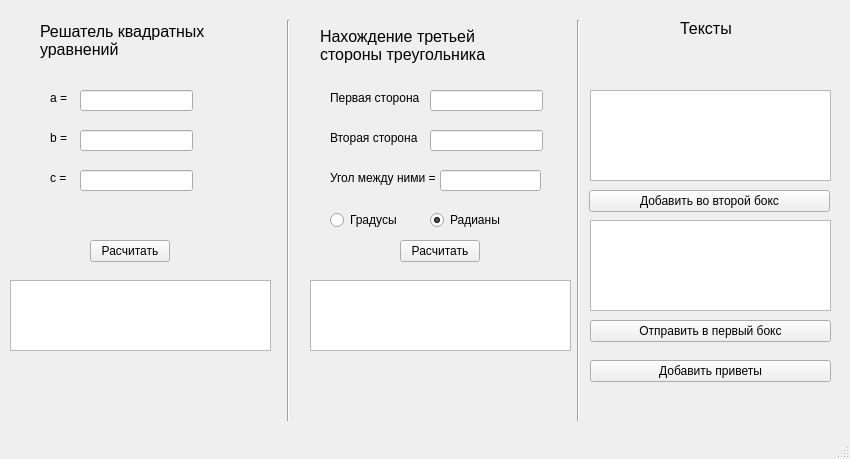
<?xml version="1.0" encoding="UTF-8"?>
<ui version="4.0">
 <class>MainWindow</class>
 <widget class="QMainWindow" name="MainWindow">
  <property name="geometry">
   <rect>
    <x>0</x>
    <y>0</y>
    <width>850</width>
    <height>459</height>
   </rect>
  </property>
  <property name="windowTitle">
   <string>ДЗ№1</string>
  </property>
  <widget class="QWidget" name="centralwidget">
   <widget class="QPushButton" name="pushButton">
    <property name="geometry">
     <rect>
      <x>90</x>
      <y>240</y>
      <width>80</width>
      <height>22</height>
     </rect>
    </property>
    <property name="text">
     <string>Расчитать</string>
    </property>
   </widget>
   <widget class="QLineEdit" name="lineEditA">
    <property name="geometry">
     <rect>
      <x>80</x>
      <y>90</y>
      <width>113</width>
      <height>21</height>
     </rect>
    </property>
   </widget>
   <widget class="QLineEdit" name="lineEditB">
    <property name="geometry">
     <rect>
      <x>80</x>
      <y>130</y>
      <width>113</width>
      <height>21</height>
     </rect>
    </property>
   </widget>
   <widget class="QLineEdit" name="lineEditC">
    <property name="geometry">
     <rect>
      <x>80</x>
      <y>170</y>
      <width>113</width>
      <height>21</height>
     </rect>
    </property>
   </widget>
   <widget class="QTextBrowser" name="textBrowserAnswer1">
    <property name="geometry">
     <rect>
      <x>10</x>
      <y>280</y>
      <width>261</width>
      <height>71</height>
     </rect>
    </property>
   </widget>
   <widget class="QLabel" name="label">
    <property name="geometry">
     <rect>
      <x>40</x>
      <y>20</y>
      <width>181</width>
      <height>41</height>
     </rect>
    </property>
    <property name="font">
     <font>
      <pointsize>12</pointsize>
     </font>
    </property>
    <property name="autoFillBackground">
     <bool>false</bool>
    </property>
    <property name="text">
     <string>Решатель квадратных 
уравнений</string>
    </property>
   </widget>
   <widget class="QLabel" name="label_2">
    <property name="geometry">
     <rect>
      <x>50</x>
      <y>90</y>
      <width>21</width>
      <height>16</height>
     </rect>
    </property>
    <property name="text">
     <string>a =</string>
    </property>
   </widget>
   <widget class="QLabel" name="label_3">
    <property name="geometry">
     <rect>
      <x>50</x>
      <y>130</y>
      <width>21</width>
      <height>16</height>
     </rect>
    </property>
    <property name="text">
     <string>b =</string>
    </property>
   </widget>
   <widget class="QLabel" name="label_4">
    <property name="geometry">
     <rect>
      <x>50</x>
      <y>170</y>
      <width>21</width>
      <height>16</height>
     </rect>
    </property>
    <property name="text">
     <string>c =</string>
    </property>
   </widget>
   <widget class="QLabel" name="label_5">
    <property name="geometry">
     <rect>
      <x>320</x>
      <y>20</y>
      <width>231</width>
      <height>51</height>
     </rect>
    </property>
    <property name="font">
     <font>
      <pointsize>12</pointsize>
     </font>
    </property>
    <property name="text">
     <string>Нахождение третьей 
стороны треугольника</string>
    </property>
   </widget>
   <widget class="QLabel" name="label_6">
    <property name="geometry">
     <rect>
      <x>330</x>
      <y>90</y>
      <width>91</width>
      <height>16</height>
     </rect>
    </property>
    <property name="text">
     <string>Первая сторона = </string>
    </property>
   </widget>
   <widget class="QLineEdit" name="lineEditSide1">
    <property name="geometry">
     <rect>
      <x>430</x>
      <y>90</y>
      <width>113</width>
      <height>21</height>
     </rect>
    </property>
   </widget>
   <widget class="QLineEdit" name="lineEditSide2">
    <property name="geometry">
     <rect>
      <x>430</x>
      <y>130</y>
      <width>113</width>
      <height>21</height>
     </rect>
    </property>
   </widget>
   <widget class="QLabel" name="label_7">
    <property name="geometry">
     <rect>
      <x>330</x>
      <y>130</y>
      <width>91</width>
      <height>16</height>
     </rect>
    </property>
    <property name="text">
     <string>Вторая сторона = </string>
    </property>
   </widget>
   <widget class="QTextBrowser" name="textBrowserAnswer2">
    <property name="geometry">
     <rect>
      <x>310</x>
      <y>280</y>
      <width>261</width>
      <height>71</height>
     </rect>
    </property>
   </widget>
   <widget class="QLabel" name="label_8">
    <property name="geometry">
     <rect>
      <x>330</x>
      <y>170</y>
      <width>111</width>
      <height>16</height>
     </rect>
    </property>
    <property name="text">
     <string>Угол между ними = </string>
    </property>
   </widget>
   <widget class="QLineEdit" name="lineEditAngle">
    <property name="geometry">
     <rect>
      <x>440</x>
      <y>170</y>
      <width>101</width>
      <height>21</height>
     </rect>
    </property>
   </widget>
   <widget class="QRadioButton" name="radioButtonDeg">
    <property name="geometry">
     <rect>
      <x>330</x>
      <y>210</y>
      <width>85</width>
      <height>20</height>
     </rect>
    </property>
    <property name="text">
     <string>Градусы</string>
    </property>
   </widget>
   <widget class="QRadioButton" name="radioButtonRad">
    <property name="geometry">
     <rect>
      <x>430</x>
      <y>210</y>
      <width>85</width>
      <height>20</height>
     </rect>
    </property>
    <property name="text">
     <string>Радианы</string>
    </property>
    <property name="checked">
     <bool>true</bool>
    </property>
   </widget>
   <widget class="QPushButton" name="pushButton_2">
    <property name="geometry">
     <rect>
      <x>400</x>
      <y>240</y>
      <width>80</width>
      <height>22</height>
     </rect>
    </property>
    <property name="text">
     <string>Расчитать</string>
    </property>
   </widget>
   <widget class="QPlainTextEdit" name="plainTextEdit1">
    <property name="geometry">
     <rect>
      <x>590</x>
      <y>90</y>
      <width>241</width>
      <height>91</height>
     </rect>
    </property>
   </widget>
   <widget class="QPlainTextEdit" name="plainTextEdit2">
    <property name="geometry">
     <rect>
      <x>590</x>
      <y>220</y>
      <width>241</width>
      <height>91</height>
     </rect>
    </property>
   </widget>
   <widget class="QLabel" name="label_9">
    <property name="geometry">
     <rect>
      <x>680</x>
      <y>20</y>
      <width>81</width>
      <height>16</height>
     </rect>
    </property>
    <property name="font">
     <font>
      <pointsize>12</pointsize>
     </font>
    </property>
    <property name="text">
     <string>Тексты</string>
    </property>
   </widget>
   <widget class="QPushButton" name="pushButton_3">
    <property name="geometry">
     <rect>
      <x>589</x>
      <y>190</y>
      <width>241</width>
      <height>22</height>
     </rect>
    </property>
    <property name="text">
     <string>Добавить во второй бокс</string>
    </property>
   </widget>
   <widget class="QPushButton" name="pushButton_4">
    <property name="geometry">
     <rect>
      <x>590</x>
      <y>320</y>
      <width>241</width>
      <height>22</height>
     </rect>
    </property>
    <property name="text">
     <string>Отправить в первый бокс</string>
    </property>
   </widget>
   <widget class="QPushButton" name="pushButton_5">
    <property name="geometry">
     <rect>
      <x>590</x>
      <y>360</y>
      <width>241</width>
      <height>22</height>
     </rect>
    </property>
    <property name="text">
     <string>Добавить приветы</string>
    </property>
   </widget>
   <widget class="Line" name="line">
    <property name="geometry">
     <rect>
      <x>280</x>
      <y>20</y>
      <width>16</width>
      <height>401</height>
     </rect>
    </property>
    <property name="orientation">
     <enum>Qt::Vertical</enum>
    </property>
   </widget>
   <widget class="Line" name="line_2">
    <property name="geometry">
     <rect>
      <x>570</x>
      <y>20</y>
      <width>16</width>
      <height>401</height>
     </rect>
    </property>
    <property name="orientation">
     <enum>Qt::Vertical</enum>
    </property>
   </widget>
  </widget>
  <widget class="QMenuBar" name="menubar">
   <property name="geometry">
    <rect>
     <x>0</x>
     <y>0</y>
     <width>850</width>
     <height>21</height>
    </rect>
   </property>
  </widget>
  <widget class="QStatusBar" name="statusBar"/>
 </widget>
 <resources/>
 <connections/>
</ui>
